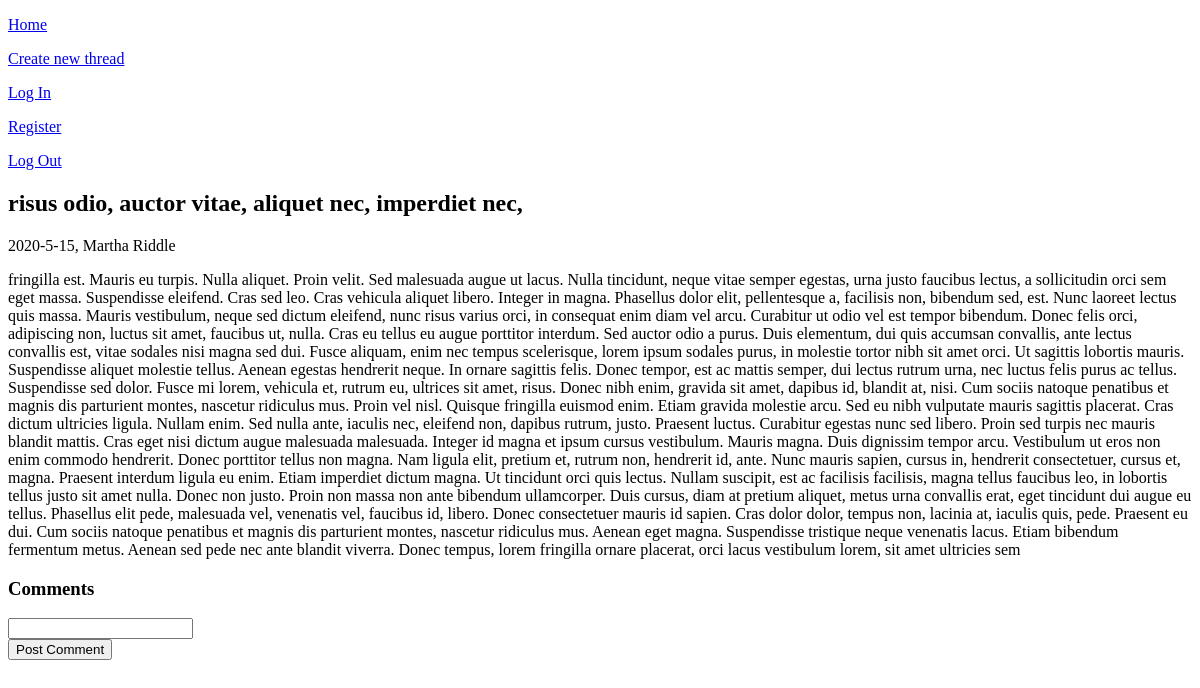
The page /thread/4 on the database as committed earlier.
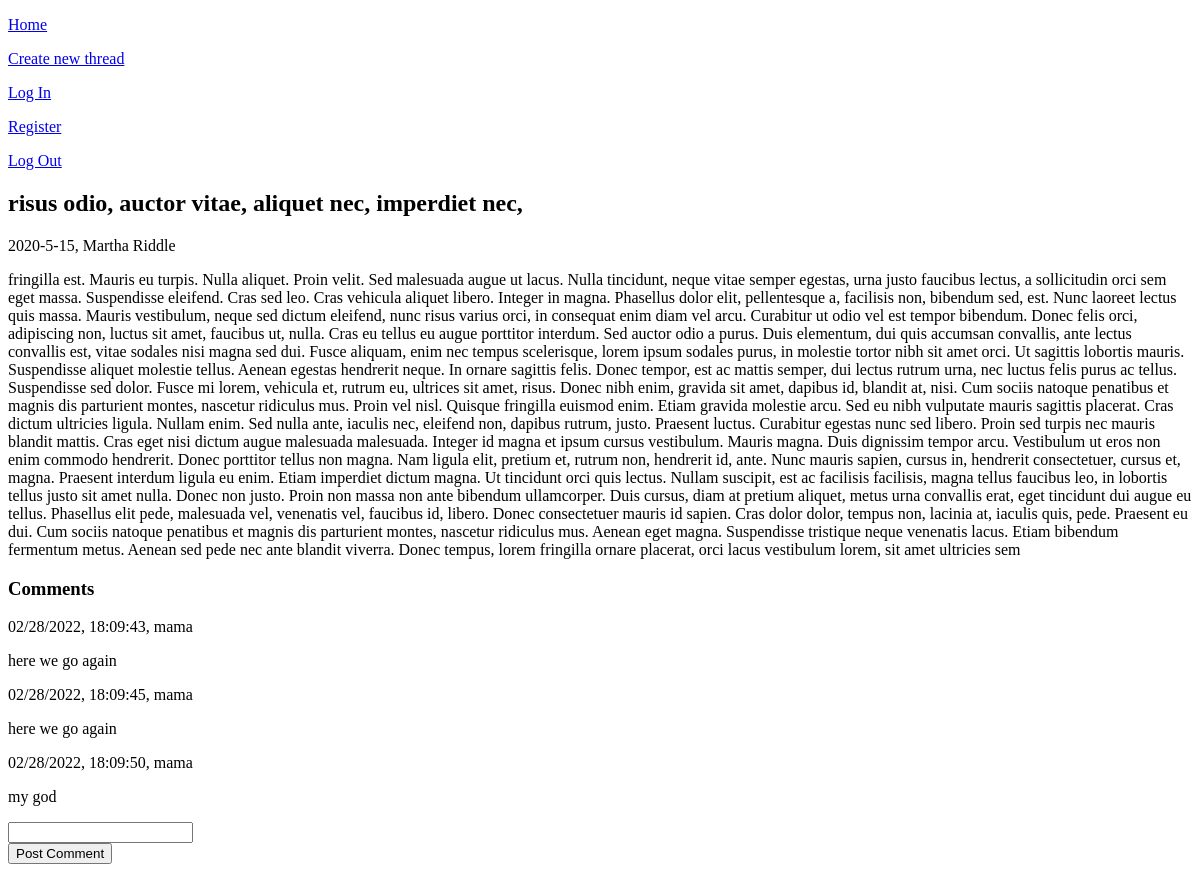
The same page on the database as committed later.
### tables this page shows
CREATE TABLE threads
(
    thread_id INTEGER PRIMARY KEY AUTOINCREMENT,
    title TEXT NOT NULL,
    body TEXT NOT NULL,
    date_created TEXT NOT NULL,
    user_poster TEXT NOT NULL
);

CREATE TABLE comments
(
    comment_id INTEGER PRIMARY KEY AUTOINCREMENT,
    thread_id INTEGER NOT NULL,
    username TEXT NOT NULL,
    date_created TEXT NOT NULL,
    body TEXT NOT NULL
);

### app.py (the view, shortened to what this page needs)
@app.route("/thread/<int:thread_id>", methods=["GET", "POST"])
def thread(thread_id):
    form = CommentForm()
    db = get_db()
    thread = db.execute("""
        SELECT * FROM threads
        WHERE thread_id = ?;
    """, (thread_id,)).fetchone()
    comments = db.execute("""
        SELECT * FROM comments
        WHERE thread_id = ?;
    """, (thread_id,)).fetchall()
    return render_template("thread.html", thread=thread, comments=comments, form=form)

### forms.py
class CommentForm(FlaskForm):
    body = StringField("Comment:", validators=[InputRequired(), Length(max=5000)])
    submit = SubmitField("Post Comment")

### database.py (called while the page is built)
def get_db():
    if "db" not in g:
        g.db = sqlite3.connect(DATABASE,
            detect_types=sqlite3.PARSE_DECLTYPES
        )
        g.db.row_factory = sqlite3.Row
    return g.db

### templates/thread.html (shortened to what this page needs)
{% extends 'base.html' %}
{% block main_content %}
<h2>{{ thread["title"] }}</h2>
<p>{{ thread["date_created"] }}, {{ thread["user_poster"] }}</p>
<p>{{ thread["body"] }}</p>
<h3>Comments</h3>
{% for comment in comments %}
<p>{{ comment["date_created"] }}, {{ comment["username"] }}</p>
<p>{{ comment["body"] }}</p>
{% endfor %}
<form action="" method="POST" novalidate>
    {{ form.body() }}
    <br/>
    {{ form.submit() }}
</form>
{% endblock %}

### templates/base.html (shortened to what this page needs)
<!DOCTYPE html>
<html lang="en">
<head>
</head>
<body>
    <nav>
        <a href="{{ url_for('index') }}">
            <p>
                Home
            </p>
        </a>
        <a href="{{ url_for('post_thread') }}">
            <p>
                Create new thread
            </p>
        </a>
        <a href="{{ url_for('login') }}">
            <p>
                Log In
            </p>
        </a>
        <a href="{{ url_for('register') }}">
            <p>
                Register
            </p>
        </a>
        <a href="{{ url_for('logout') }}">
            <p>
                Log Out
            </p>
        </a>
    </nav>
    {% block main_content %}
    {% endblock %}
</body>
</html>

Rows that differ between the two databases and show on the page:
added comments: date_created "02/28/2022, 18:09:43", username "mama", body "here we go again"
added comments: date_created "02/28/2022, 18:09:45", username "mama", body "here we go again"
added comments: date_created "02/28/2022, 18:09:50", username "mama", body "my god"
